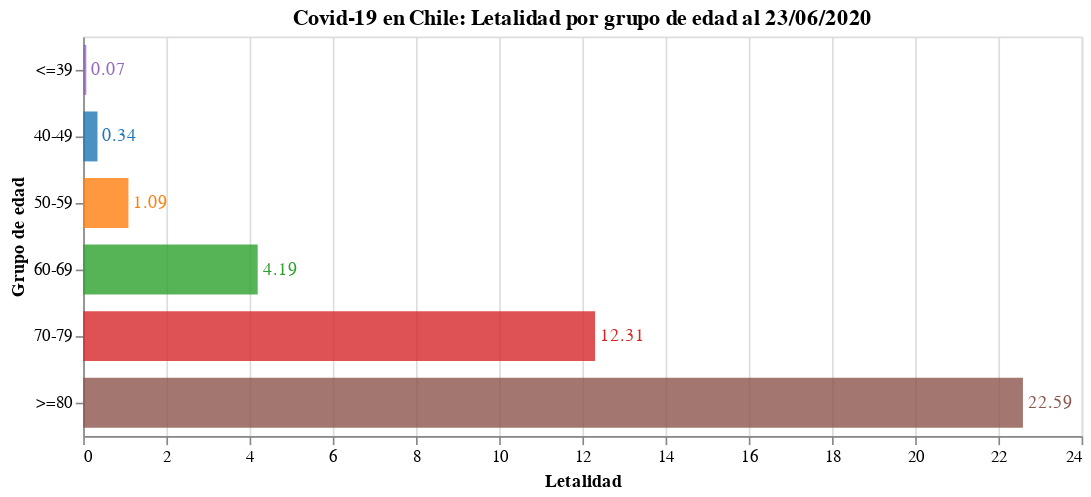

Notebook cell for this chart:
### Code cell
#hide_input
bars = alt.Chart(data.reset_index()).mark_bar(opacity=0.8, size=30).encode(
    x = alt.X('Letalidad'),
    y = alt.Y('Grupo de edad', sort=grupo_de_edad),
    tooltip = ['Grupo de edad', 'Casos confirmados', 'Fallecidos confirmados', 'Letalidad'],
    color = alt.Color('Grupo de edad', scale=alt.Scale(scheme='category10'), legend=None),
    order = alt.Order('index:O')
)

text = bars.mark_text(
    align='left',
    baseline='middle',
    dx=3  # Nudges text to right so it doesn't appear on top of the bar
).encode(
    text=alt.Text('Texto')
)

bars.properties(
    title = f"Covid-19 en Chile: Letalidad por grupo de edad al {pd.to_datetime(today).strftime('%d/%m/%Y')}",
    width = 600,
    height = alt.Step(40)
) + text

### Figure 1 — Vega-Lite specification as saved in the notebook (floating-point values rounded to 4 significant figures)
{"config": {"view": {"continuousWidth": 400, "continuousHeight": 300}}, "layer": [{"mark": {"type": "bar", "opacity": 0.8, "size": 30}, "encoding": {"color": {"type": "nominal", "field": "Grupo de edad", "legend": null, "scale": {"scheme": "category10"}}, "order": {"type": "ordinal", "field": "index"}, "tooltip": [{"type": "nominal", "field": "Grupo de edad"}, {"type": "quantitative", "field": "Casos confirmados"}, {"type": "quantitative", "field": "Fallecidos confirmados"}, {"type": "quantitative", "field": "Letalidad"}], "x": {"type": "quantitative", "field": "Letalidad"}, "y": {"type": "nominal", "field": "Grupo de edad", "sort": ["<=39", "40-49", "50-59", "60-69", "70-79", "80-89", ">=90"]}}, "height": {"step": 40}, "title": "Covid-19 en Chile: Letalidad por grupo de edad al 23/06/2020", "width": 600}, {"mark": {"type": "text", "align": "left", "baseline": "middle", "dx": 3}, "encoding": {"color": {"type": "nominal", "field": "Grupo de edad", "legend": null, "scale": {"scheme": "category10"}}, "order": {"type": "ordinal", "field": "index"}, "text": {"type": "nominal", "field": "Texto"}, "tooltip": [{"type": "nominal", "field": "Grupo de edad"}, {"type": "quantitative", "field": "Casos confirmados"}, {"type": "quantitative", "field": "Fallecidos confirmados"}, {"type": "quantitative", "field": "Letalidad"}], "x": {"type": "quantitative", "field": "Letalidad"}, "y": {"type": "nominal", "field": "Grupo de edad", "sort": ["<=39", "40-49", "50-59", "60-69", "70-79", "80-89", ">=90"]}}}], "data": {"name": "data-9788cf649bb09301d19c2abd5103893c"}, "$schema": "https://vega.github.io/schema/vega-lite/v4.8.1.json", "datasets": {"data-9788cf649bb09301d19c2abd5103893c": [{"index": 0, "Grupo de edad": "<=39", "Casos confirmados": 131528, "Fallecidos confirmados": 98, "Letalidad": 0.07451, "Texto": "0.07"}, {"index": 1, "Grupo de edad": "40-49", "Casos confirmados": 43710, "Fallecidos confirmados": 150, "Letalidad": 0.3432, "Texto": "0.34"}, {"index": 2, "Grupo de edad": "50-59", "Casos confirmados": 39940, "Fallecidos confirmados": 434, "Letalidad": 1.087, "Texto": "1.09"}, {"index": 3, "Grupo de edad": "60-69", "Casos confirmados": 22457, "Fallecidos confirmados": 942, "Letalidad": 4.195, "Texto": "4.19"}, {"index": 4, "Grupo de edad": "70-79", "Casos confirmados": 10922, "Fallecidos confirmados": 1344, "Letalidad": 12.31, "Texto": "12.31"}, {"index": 5, "Grupo de edad": ">=80", "Casos confirmados": 6804, "Fallecidos confirmados": 1537, "Letalidad": 22.59, "Texto": "22.59"}]}}
